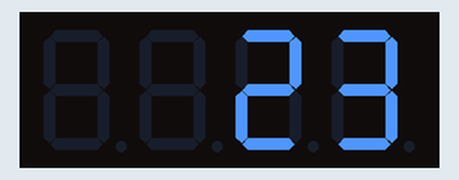
Recording of a sketch running on a simulated Arduino Uno, built with avr-gcc and run on an emulated ATmega328P. Shown: 4-digit seven-segment display.

Above: at 0.1 s.
At 2.1 s:
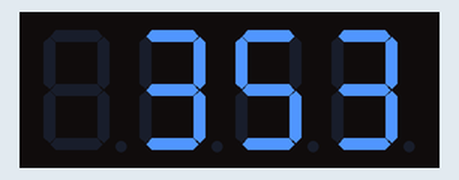
At 4.2 s:
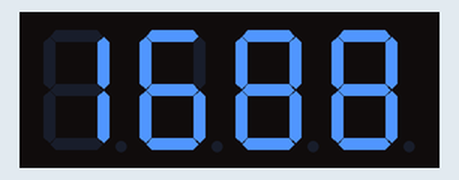

The sketch:

17.cesar-cypher.ino
```cpp
// A CRYPTIC MESSAGE
#include <Arduino.h>
#include <TM1637Display.h>

#define ZERO 0
#define ONE 1
#define TWO 2
#define THREE 3
#define FOUR 4
#define FIVE 5
#define SIX 6
#define SEVEN 7
#define EIGHT 8
#define NINE 9

// MODULE CONNECTION PINS (DIGITAL PINS)
#define CLK 6
#define DIO 5

// THE AMOUNT OF TIME (IN MILLISECONDS) BETWEEN TESTS
#define TEST_DELAY 2000

TM1637Display display = TM1637Display(CLK, DIO);

void setup() {
}

void loop() {
  display.setBrightness(0);
  uint8_t data[] = { 0x00, 0x00, 0x00, 0x00 };  // ALL SEGMENTS OFF
  display.setSegments(data);

  int code1 = TWO * 10 + THREE;
  display.showNumberDec(code1, false, 3, 1);  // first code

  // FALSE DOESN'T SHOW LEADING ZEROS, 3 MEANS SHOW THREE DIGITS,
  // 1 MEANS START IN POSITION ONE (WHERE THE FIRST POSITION IS ZERO)
  delay(TEST_DELAY);
  display.setSegments(data);

  int code2 = THREE * 100 + FIVE * 10 + THREE;
  display.showNumberDec(code2, true, 3, 1);  //second code
  delay(TEST_DELAY);
  display.setSegments(data);

  int code3 = 1000 + SIX * 100 + EIGHT * 10 + EIGHT;
  display.showNumberDec(code3, true, 4, 0);  //third code
  delay(TEST_DELAY);
}

// Codes
// 23
// 353
// 1688
```

Measured:
- by itself, everything shown: repeats every 6.1 s, in 3 steps
- what the display in image 1 shows lasts 2.0 s, from 2.1 s to 4.1 s
